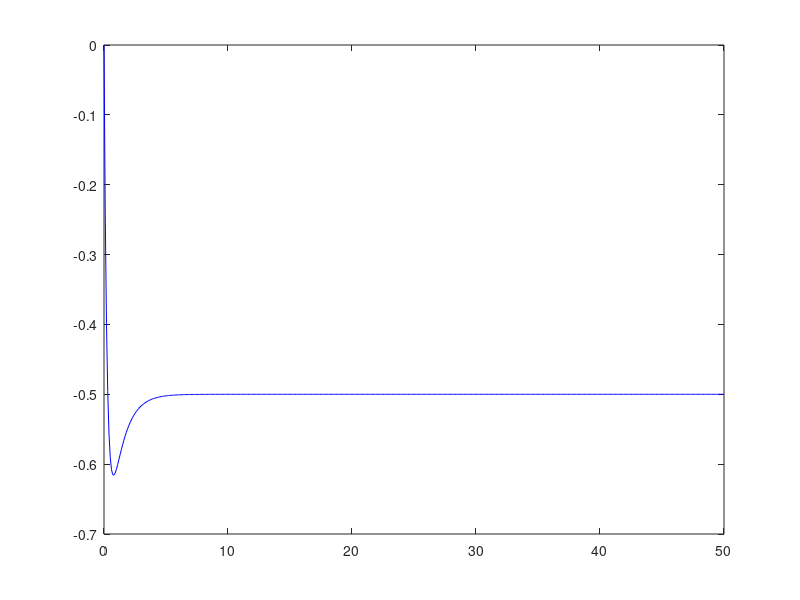

The MATLAB source for this figure: (Note: this script raises an error after producing the figure.)
clc; clear all; close all;
%% Problem 1 of 2023 Midterm Plotting
t = 0:0.1:50;
y = @(t) (-1/3)*exp(-1*t) + (5/6)*exp(-4*t) + (-1/2);
plot(t,y(t),'-b');

%% Problem 2 of 2023 Midterm
a = [1 2 2];                            % coeff of bottom poly
[p] = RR_roots(a);                      % poles of T(s)
d1 = (-3*p(1)-2)/((p(1)-p(2))*p(1));    % heaviside coverup PFE
d2 = (-3*p(2)-2)/((p(2)-p(1))*p(2));
d0 = (-3*0-2)/((0-p(1))*(0-p(2)));

y = @(t) d1*exp(p(1)*t) + d2*exp(p(2)*t) + d0; % define y(t)
t = 0:0.1:50;
figure;
plot(t,y(t),'-b');

%% Problem 3 of 2023 Midterm Plotting

y = @(t) (-1/5)*exp(-5*t) + (1/5);
t = 0:0.1:50;
figure;
plot(t,y(t),'-b');

%% Problem 1 of 2013 Midterm

clear; syms L1 L2 L3 L4 x y u
eqn1= L1*y+L2*x==u;
eqn2= L3*x+L4*y==-u;
sol=solve(eqn1,eqn2,x,y); G=sol.y/u;

syms s  m1 m2 g I1 I2 k
G=subs(sol.y/u,{L1,L2,L3,L4},{I1*(s^2)-(m1*g)+k, -k, I2*(s^2)-m2*g+k, -k});
[numG,denG] = numden(G);      % this extracts out the num and den of G
numG=coeffs(numG,s);          % this extracts the powers of s in the num and den
denG=coeffs(denG,s);
numG=simplify(numG/denG(end)); % this makes the den monic
denG=simplify(denG/denG(end));

numG=numG(end:-1:1);   % this reverses the order of the vector of coefficients.
denG=denG(end:-1:1);

a = [1 -129/8 45/4]; % calculating coeff based on denG
[p] = RR_roots(a); % poles of our transfer function
d1 = ((1/8)*p(1)+(-15/4))/(p(1)-p(2)); %coeff from PFE
d2 = ((1/8)*p(2)+(-15/4))/(p(2)-p(1));

y = @(t) d1*exp(p(1)*t) + d2*(p(2)*t); % plotting inverse laplace transform
t = 0:0.1:10;
figure;
plot(t,y(t),'-b');
